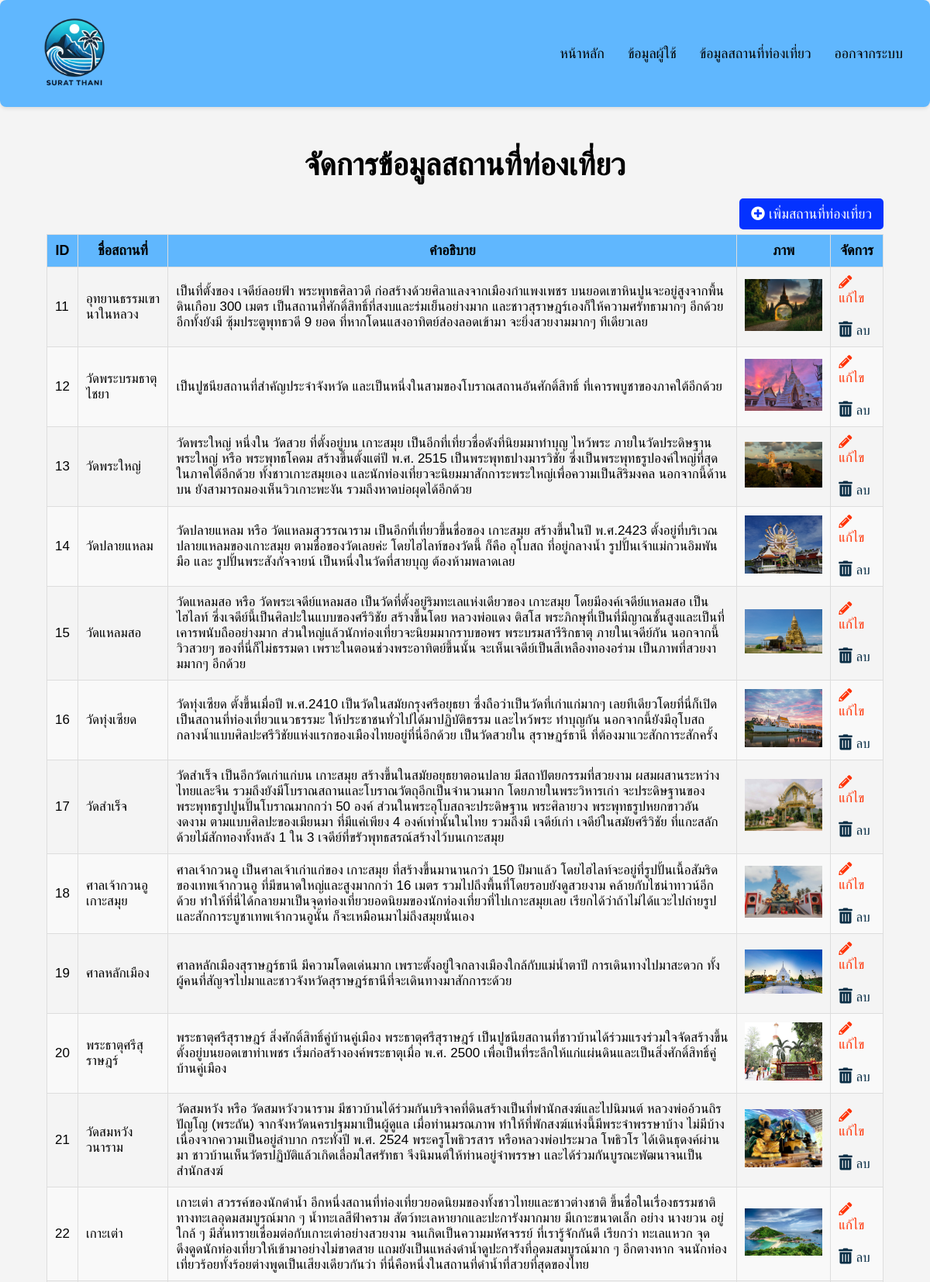
Page /manage_places.php (signed in, upper part) on the committed database.
### tables this page shows
CREATE TABLE `categories` (
  `id` int(11) NOT NULL,
  `NAME` varchar(255) NOT NULL,
  `description` text DEFAULT NULL,
  `image_url` varchar(255) DEFAULT NULL,
  `latitude` decimal(10,8) NOT NULL,
  `longitude` decimal(11,8) NOT NULL,
  `keywords` varchar(255) NOT NULL
);

### manage_places.php (the view, shortened to what this page needs)
<?php
include 'db_connect.php';
$query = "SELECT id, name, description, image_url FROM categories";
$result = $conn->query($query);
?>
<!DOCTYPE html>
<html lang="th">
<head>
    <link rel="stylesheet" href="https://cdnjs.cloudflare.com/ajax/libs/font-awesome/5.15.3/css/all.min.css">
</head>
<body>
    <nav>
        <div class="logo">
            <a href="admin_dashboard.php">
                <img src="img/logo2.png" alt="Logo">
            </a>
        </div>
        <div class="nav-links">
            <a href="admin_dashboard.php">หน้าหลัก</a>
            <a href="manage_users.php">ข้อมูลผู้ใช้</a>
            <a href="manage_places.php">ข้อมูลสถานที่ท่องเที่ยว</a>
            <a href="logout.php">ออกจากระบบ</a>
        </div>
    </nav>
    <div class="container">
    <h1>จัดการข้อมูลสถานที่ท่องเที่ยว</h1>
    <div class="add-btn-container">
        <a href="add_spot.php" class="btn-add">
            <i class="fas fa-plus-circle"></i> เพิ่มสถานที่ท่องเที่ยว
        </a>
    </div>
    <table>
        <thead>
            <tr>
                <th>ID</th>
                <th>ชื่อสถานที่</th>
                <th>คำอธิบาย</th>
                <th>ภาพ</th>
                <th>จัดการ</th>
            </tr>
        </thead>
        <tbody>
            <?php while ($spot = $result->fetch_assoc()) { ?>
            <tr>
                <td><?php echo $spot['id']; ?></td>
                <td><?php echo $spot['name']; ?></td>
                <td><?php echo $spot['description']; ?></td>
                <td><img src="<?php echo $spot['image_url']; ?>" alt="Image" width="100"></td>
                <td>
                    <a href="edit_spot.php?id=<?php echo $spot['id']; ?>" class="btn-edit">
                        <i class="fas fa-pencil-alt"></i> แก้ไข
                    </a> &nbsp;  &nbsp;  &nbsp; <div></div>
                    <a href="delete_spot.php?id=<?php echo $spot['id']; ?>" class="btn-delete" onclick="return confirm('คุณต้องการลบสถานที่ท่องเที่ยวนี้หรือไม่?')">
                        <i class="fa fa-trash-alt"></i> ลบ
                    </a>
                </td>
            </tr>
            <?php } ?>
        </tbody>
    </table>
</div>
</body>
</html>

### manage_places.php (style rules this page uses)
body { font-family: 'Arial', sans-serif; background-color: #f4f4f4; margin: 0; padding: 0; }
nav { background-color: #60B7FE; color: white; display: flex; justify-content: space-between; align-items: center; padding: 20px; border-radius: 8px; box-shadow: 0 2px 5px rgba(0, 0, 0, 0.1); }
nav .logo img { width: 120px; height: auto; }
nav a { color: rgb(0, 0, 0); text-decoration: none; margin: 15px; font-size: 18px; }
.nav-links { display: flex; align-items: center; }
.container { width: 90%; margin: auto; padding: 25px; }
h1 { text-align: center; font-size: 40px; margin-bottom: 30px; }
table { width: 100%; border-collapse: collapse; }
table, th, td { border: 1px solid #ddd; }
th, td { padding: 10px; text-align: left; }
th { background-color: #60B7FE; color: black; font-size: 18px; text-align: center; }
td { font-size: 17px; }
tr:nth-child(even) { background-color: #f9f9f9; }
.btn-edit { color:rgb(255, 50, 4); text-decoration: none; }
.btn-delete { color:rgb(10, 46, 70); text-decoration: none; }
.fa-trash-alt { font-size: 20px; }
.add-btn-container { text-align: right; margin-bottom: 15px; }
.btn-add { background-color:rgb(4, 50, 255); color: white; padding: 10px 15px; text-decoration: none; border-radius: 5px; font-size: 18px; }

### rows in the picture
categories: id "11", NAME "อุทยานธรรมเขานาในหลวง", description "เป็นที่ตั้งของ เจดีย์ลอยฟ้า พระพุทธศิลาวดี ก่อสร้างด้วยศิลาแลงจากเมืองกำแพงเพชร บนยอดเขาหินปูนจะอยู่สูงจากพื้นดินเกือบ 300 เมตร เป็นสถานที่ศักดิ์สิทธิ์ที่สงบและร่มเย็นอย่างมาก และชาวสุราษฎร์เองก็ให้ความศรัทธามากๆ อีกด้วย อีกทั้งยังมี ซุ้มประตูพุทธวดี 9 ยอด ที่หากโดนแสงอาทิตย์ส่องลอดเข้ามา จะยิ่งสวยงามมากๆ ทีเดียวเลย", image_url (picture)
categories: id "12", NAME "วัดพระบรมธาตุไชยา", description "เป็นปูชนียสถานที่สำคัญประจำจังหวัด และเป็นหนึ่งในสามของโบราณสถานอันศักดิ์สิทธิ์ ที่เคารพบูชาของภาคใต้อีกด้วย", image_url (picture)
categories: id "13", NAME "วัดพระใหญ่", description "วัดพระใหญ่ หนึ่งใน วัดสวย ที่ตั้งอยู่บน เกาะสมุย เป็นอีกที่เที่ยวชื่อดังที่นิยมมาทำบุญ ไหว้พระ ภายในวัดประดิษฐาน พระใหญ่ หรือ พระพุทธโคดม สร้างขึ้นตั้งแต่ปี พ.ศ. 2515 เป็นพระพุทธปางมารวิชัย ซึ่งเป็นพระพุทธรูปองค์ใหญ่ที่สุดในภาคใต้อีกด้วย ทั้งชาวเกาะสมุยเอง และนักท่องเที่ยวจะนิยมมาสักการะพระใหญ่เพื่อความเป็นสิริมงคล นอกจากนี้ด้านบน ยังสามารถมองเห็นวิวเกาะพะงัน รวมถึงหาดบ่อผุดได้อีกด้วย", image_url (picture)
categories: id "14", NAME "วัดปลายแหลม", description "วัดปลายแหลม หรือ วัดแหลมสุวรรณาราม เป็นอีกที่เที่ยวขึ้นชื่อของ เกาะสมุย สร้างขึ้นในปี พ.ศ.2423 ตั้งอยู่ที่บริเวณปลายแหลมของเกาะสมุย ตามชื่อของวัดเลยค่ะ โดยไฮไลท์ของวัดนี้ ก็คือ อุโบสถ ที่อยู่กลางน้ำ รูปปั้นเจ้าแม่กวนอิมพันมือ และ รูปปั้นพระสังกัจจายน์ เป็นหนึ่งในวัดที่สายบุญ ต้องห้ามพลาดเลย", image_url (picture)
categories: id "15", NAME "วัดแหลมสอ", description "วัดแหลมสอ หรือ วัดพระเจดีย์แหลมสอ เป็นวัดที่ตั้งอยู่ริมทะเลแห่งเดียวของ เกาะสมุย โดยมีองค์เจดีย์แหลมสอ เป็นไฮไลท์ ซึ่งเจดีย์นี้เป็นศิลปะในแบบของศรีวิชัย สร้างขึ้นโดย หลวงพ่อแดง ติสโส พระภิกษุที่เป็นที่มีญาณชั้นสูงและเป็นที่เคารพนับถืออย่างมาก ส่วนใหญ่แล้วนักท่องเที่ยวจะนิยมมากราบขอพร พระบรมสารีริกธาตุ ภายในเจดีย์กัน นอกจากนี้วิวสวยๆ ของที่นี่ก็ไม่ธรรมดา เพราะในตอนช่วงพระอาทิตย์ขึ้นนั้น จะเห็นเจดีย์เป็นสีเหลืองทองอร่าม เป็นภาพที่สวยงามมากๆ อีกด้วย", image_url (picture)
categories: id "16", NAME "วัดทุ่งเซียด", description "วัดทุ่งเซียด ตั้งขึ้นเมื่อปี พ.ศ.2410 เป็นวัดในสมัยกรุงศรีอยุธยา ซึ่งถือว่าเป็นวัดที่เก่าแก่มากๆ เลยทีเดียวโดยที่นี่ก็เปิดเป็นสถานที่ท่องเที่ยวแนวธรรมะ ให้ประชาชนทั่วไปได้มาปฏิบัติธรรม และไหว้พระ ทำบุญกัน นอกจากนี้ยังมีอุโบสถกลางน้ำแบบศิลปะศรีวิชัยแห่งแรกของเมืองไทยอยู่ที่นี่อีกด้วย เป็นวัดสวยใน สุราษฏร์ธานี ที่ต้องมาแวะสักการะสักครั้ง", image_url (picture)
categories: id "17", NAME "วัดสำเร็จ", description "วัดสำเร็จ เป็นอีกวัดเก่าแก่บน เกาะสมุย สร้างขึ้นในสมัยอยุธยาตอนปลาย มีสถาปัตยกรรมที่สวยงาม ผสมผสานระหว่างไทยและจีน รวมถึงยังมีโบราณสถานและโบราณวัตถุอีกเป็นจำนวนมาก โดยภายในพระวิหารเก่า จะประดิษฐานของพระพุทธรูปปูนปั้นโบราณมากกว่า 50 องค์ ส่วนในพระอุโบสถจะประดิษฐาน พระศิลายวง พระพุทธรูปหยกขาวอันงดงาม ตามแบบศิลปะของเมียนมา ที่มีแค่เพียง 4 องค์เท่านั้นในไทย รวมถึงมี เจดีย์เก่า เจดีย์ในสมัยศรีวิชัย ที่แกะสลักด้วยไม้สักทองทั้งหลัง 1 ใน 3 เจดีย์ที่ขรัวพุทธสรณ์สร้างไว้บนเกาะสมุย", image_url (picture)
categories: id "18", NAME "ศาลเจ้ากวนอูเกาะสมุย", description "ศาลเจ้ากวนอู เป็นศาลเจ้าเก่าแก่ของ เกาะสมุย ที่สร้างขึ้นมานานกว่า 150 ปีมาแล้ว โดยไฮไลท์จะอยู่ที่รูปปั้นเนื้อสัมริดของเทพเจ้ากวนอู ที่มีขนาดใหญ่และสูงมากกว่า 16 เมตร รวมไปถึงพื้นที่โดยรอบยังดูสวยงาม คล้ายกับไชน่าทาวน์อีกด้วย ทำให้ที่นี่ได้กลายมาเป็นจุดท่องเที่ยวยอดนิยมของนักท่องเที่ยวที่ไปเกาะสมุยเลย เรียกได้ว่าถ้าไม่ได้แวะไปถ่ายรูป และสักการะบูชาเทพเจ้ากวนอูนั้น ก็จะเหมือนมาไม่ถึงสมุยนั่นเอง", image_url (picture)
categories: id "19", NAME "ศาลหลักเมือง", description "ศาลหลักเมืองสุราษฎร์ธานี มีความโดดเด่นมาก เพราะตั้งอยู่ใจกลางเมืองใกล้กับแม่น้ำตาปี การเดินทางไปมาสะดวก ทั้งผู้คนที่สัญจรไปมาและชาวจังหวัดสุราษฎร์ธานีที่จะเดินทางมาสักการะด้วย", image_url (picture)
categories: id "20", NAME "พระธาตุศรีสุราษฎร์", description "พระธาตุศรีสุราษฎร์ สิ่งศักดิ์สิทธิ์คู่บ้านคู่เมือง พระธาตุศรีสุราษฎร์ เป็นปูชนียสถานที่ชาวบ้านได้ร่วมแรงร่วมใจจัดสร้างขึ้น ตั้งอยู่บนยอดเขาท่าเพชร เริ่มก่อสร้างองค์พระธาตุเมื่อ พ.ศ. 2500 เพื่อเป็นที่ระลึกให้แก่แผ่นดินและเป็นสิ่งศักดิ์สิทธิ์คู่บ้านคู่เมือง", shows a picture
categories: id "21", NAME "วัดสมหวังวนาราม", description "วัดสมหวัง หรือ วัดสมหวังวนาราม มีชาวบ้านได้ร่วมกันบริจาคที่ดินสร้างเป็นที่พำนักสงฆ์และไปนิมนต์ หลวงพ่ออ้วนถิรปัญโญ (พระถัน) จากจังหวัดนครปฐมมาเป็นผู้ดูแล เมื่อท่านมรณภาพ ทำให้ที่พักสงฆ์แห่งนี้มีพระจำพรรษาบ้าง ไม่มีบ้าง เนื่องจากความเป็นอยู่ลำบาก กระทั่งปี พ.ศ. 2524 พระครูโพธิวรสาร หรือหลวงพ่อประมวล โพธิวโร ได้เดินธุดงค์ผ่านมา ชาวบ้านเห็นวัตรปฏิบัติแล้วเกิดเลื่อมใสศรัทธา จึงนิมนต์ให้ท่านอยู่จำพรรษา และได้ร่วมกันบูรณะพัฒนาจนเป็นสำนักสงฆ์", image_url (picture)
categories: id "22", NAME "เกาะเต่า", description "เกาะเต่า สวรรค์ของนักดำน้ำ อีกหนึ่งสถานที่ท่องเที่ยวยอดนิยมของทั้งชาวไทยและชาวต่างชาติ ขึ้นชื่อในเรื่องธรรมชาติทางทะเลอุดมสมบูรณ์มาก ๆ น้ำทะเลสีฟ้าคราม สัตว์ทะเลหายากและปะการังมากมาย มีเกาะขนาดเล็ก อย่าง นางยวน อยู่ใกล้ ๆ มีสันทรายเชื่อมต่อกับเกาะเต่าอย่างสวยงาม จนเกิดเป็นความมหัศจรรย์ ที่เรารู้จักกันดี เรียกว่า ทะเลแหวก จุดดึงดูดนักท่องเที่ยวให้เข้ามาอย่างไม่ขาดสาย แถมยังเป็นแหล่งดำน้ำดูปะการังที่อุดมสมบูรณ์มาก ๆ อีกตางหาก จนนักท่องเที่ยวร้อยทั้งร้อยต่างพูดเป็นเสียงเดียวกันว่า ที่นี่คือหนึ่งในสถานที่ดำน้ำที่สวยที่สุดของไทย", image_url (picture)
